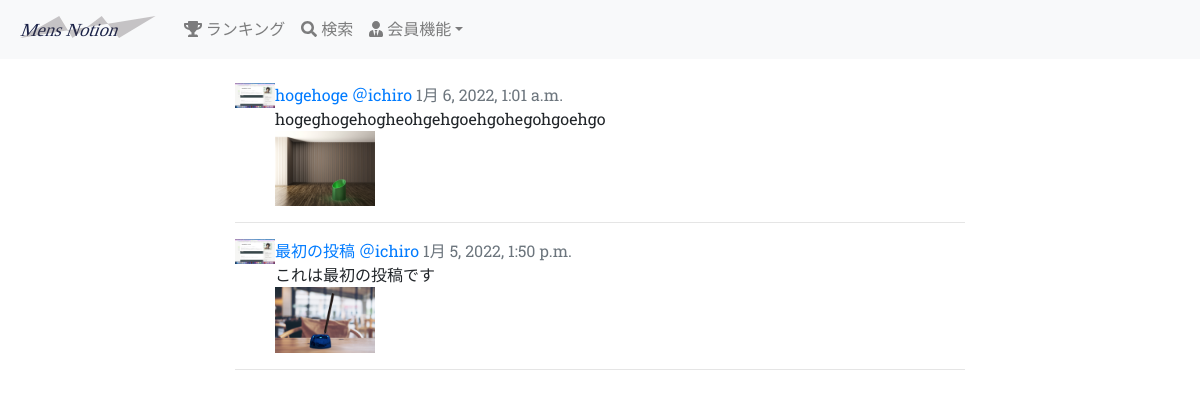
The page / on the database its author committed.
### groomings/models.py (models this page shows, shortened)
class Date(models.Model):
    created_at = models.DateTimeField(default=now)
    class Meta:
        abstract = True

class Post(Date):
    title = models.CharField(max_length=30)
    image1 = models.FileField(upload_to='post_image/', null=True, blank=True)
    image2 = models.FileField(upload_to='post_image/', null=True, blank=True)
    image3 = models.FileField(upload_to='post_image/', null=True, blank=True)
    text = models.TextField()
    user = models.ForeignKey(
        'User', on_delete=models.CASCADE, related_name="user_post"
    )
    favorite = models.ManyToManyField(User, related_name="user_favo_post")
    category = models.CharField(max_length=15, default='カテゴリーなし')
    class Meta:
        db_table = 'post'

class User(AbstractBaseUser, PermissionsMixin):
    username = models.CharField(max_length=150)
    email = models.EmailField(max_length=255, unique=True)
    image = models.FileField(upload_to='user_image/', null=True, blank=True)
    point = models.IntegerField(default=50, validators=[MinValueValidator(0)])
    follow = models.ManyToManyField(
        'self', blank=True, symmetrical=False, related_name="follower"
    )
    is_active = models.BooleanField(default=True)
    is_staff = models.BooleanField(default=False) # 管理画面にログインできるかどうか
    USERNAME_FIELD = 'email' # このテーブルのレコードを一意に識別
    REQUIRED_FIELDS = ['username'] # スーパーユーザー作成時に入力する(emailとパスワードは必須だからそれ以外で)
    objects = UserManager()
    class Meta:
        db_table = 'user'

### groomings/views.py (the view)
# urls.py: path(r'', views.top, name = 'top'), # タイムライン
def top(request):
    if request.user.is_authenticated: # ログインしていたらフォロー中ユーザーの投稿を表示
        users = request.user.follow.all()
        posts = Post.objects.filter(Q(user__in=users) | Q(user=request.user)).order_by('-created_at')
    else:
        posts = Post.objects.order_by('-created_at')
    return render(request, 'groomings/top.html', context={"posts": posts})

### groomings/templates/groomings/top.html (shortened to what this page needs)
{% extends "groomings/base.html" %}
{% load static %}
{% load tag_event %}
{% block content %}
<div class="row">
  <div class="col-md-8 offset-md-2">
    <ul class="list-unstyled">
      {% for post in posts %}
      <li class="media mb-3 post">
          {% if post.user.image %}
          <img src="{{ post.user.image.url }}" width="40px">
          {% else %}
          <img src="{% static 'static_image/default.png' %}" width="40px">
          {% endif %}
          <div class="media-body">
              <a href="{% url 'groomings:post_detail' post.id %}">{{ post.title }}</a>
              <a href="{% url 'groomings:user' post.user.id %}">＠{{ post.user.username }}</a>
              <span class="text-muted">{{ post.created_at }}</span><br>
              <div>
                  {{ post.text }}
              </div>
              <div class="post_image">
                  {% if post.image1 %}
                  <img src="{{ post.image1.url }}" alt="" width="100px">
                  {% endif %}
              </div>
          </div>
      </li>
      <hr>
      {% endfor %}
    </ul>
  </div>
</div>
{% endblock %}

### static/base.css (style rules this page uses)
html, body { font-family: 'Roboto Slab', serif; }

### rows shown on the page
Post: user.image (picture), title "hogehoge", user.username "ichiro", created_at "1月 6, 2022, 1:01 a.m.", text "hogeghogehogheohgehgoehgohegohgoehgo", image1 (picture)
Post: user.image (picture), title "最初の投稿", user.username "ichiro", created_at "1月 5, 2022, 1:50 p.m.", text "これは最初の投稿です", image1 (picture)
